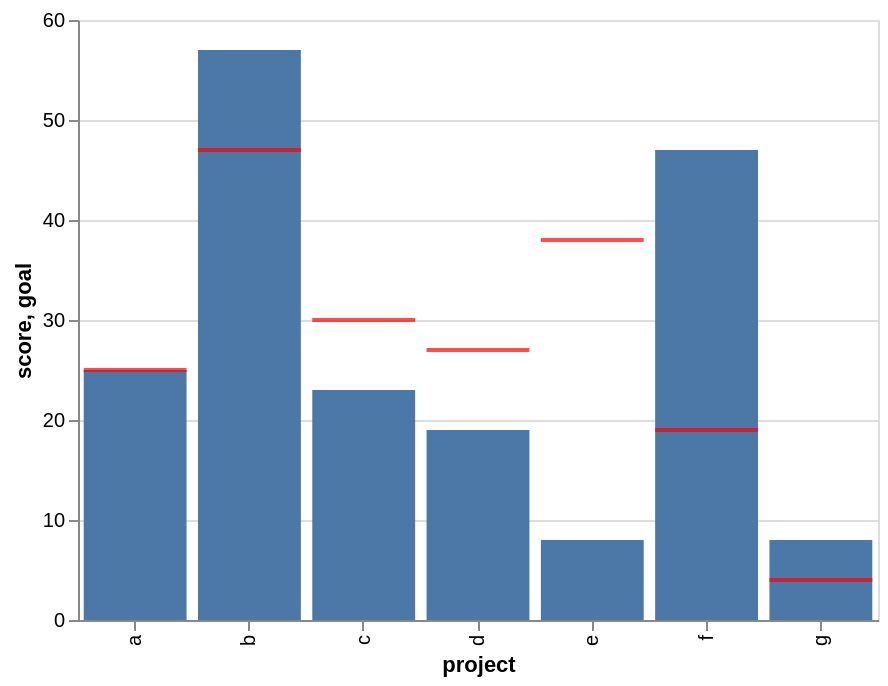

This figure's Vega-Lite source:
### Vega-Lite specification from a JSON file in a GitHub repository (floating-point values rounded to 4 significant figures)
{"config": {"scale": {"rangeStep": 40}, "tick": {"bandSize": 35, "thickness": 2}, "view": {"height": 300, "width": 400}}, "layer": [{"encoding": {"y": {"field": "score", "type": "quantitative"}, "x": {"field": "project", "type": "nominal"}}, "mark": "bar"}, {"encoding": {"y": {"field": "goal", "type": "quantitative"}, "x": {"field": "project", "type": "nominal"}}, "mark": {"color": "red", "type": "tick"}}], "data": {"values": [{"project": "a", "score": 25, "goal": 25}, {"project": "b", "score": 57, "goal": 47}, {"project": "c", "score": 23, "goal": 30}, {"project": "d", "score": 19, "goal": 27}, {"project": "e", "score": 8, "goal": 38}, {"project": "f", "score": 47, "goal": 19}, {"project": "g", "score": 8, "goal": 4}]}, "$schema": "https://vega.github.io/schema/vega-lite/v2.4.1.json"}
